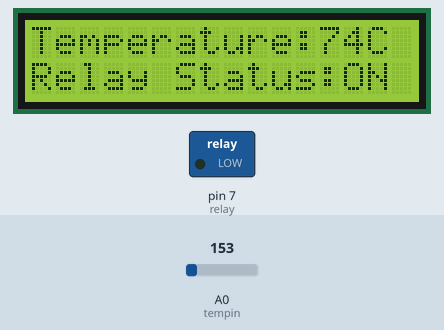
Recording of a sketch running on a simulated Arduino Uno, built with avr-gcc and run on an emulated ATmega328P. On the bench: 16×2 character LCD, switched loads named in the sketch (green lamp = pin HIGH). Inputs (shaded band) come from the test bench; at power-on: A0 (tempin) = 153. What the sketch prints to the serial monitor is not drawn.

Above: at 1.2 s.
1.3 s: A0 (tempin) set to 187
At 3.7 s:
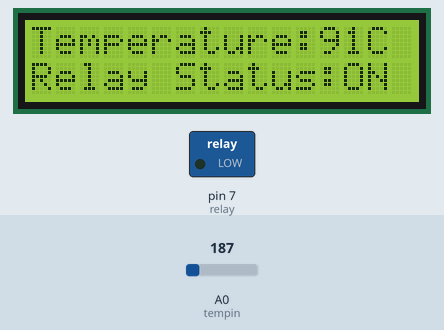
9.0 s: A0 (tempin) set to 220
At 10.0 s:
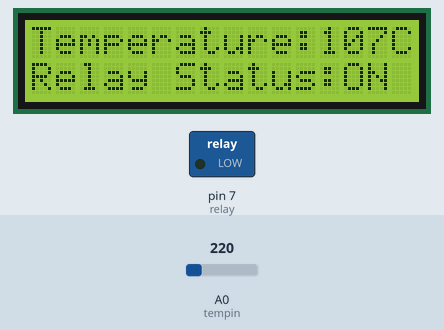
13.5 s: A0 (tempin) set to 191
At 16.2 s:
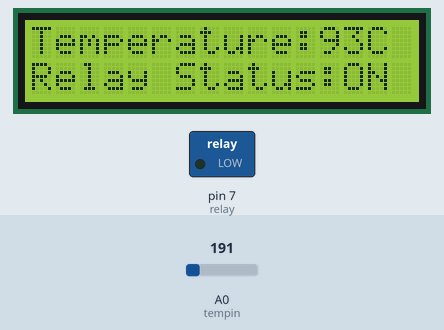
Timing chart, 0 to 17.7 s (numbered marks = the images above; inputs shaded):
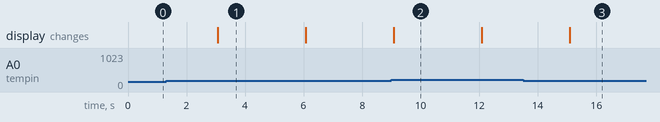

Measured:
- after the input at 1.3 s, the display: first differs from a run without the input after 1.8 s (image 1)
- after the input at 9.0 s, the display: first differs from a run without the input after 0.09 s (image 2)
- after the input at 13.5 s, the display: first differs from a run without the input after 1.6 s (image 3)
- what the display in image 1 shows lasts 3.0 s, from 3.1 s to 6.1 s

The sketch:

sketch_apr07a.ino
```cpp
#include <LiquidCrystal.h>

LiquidCrystal lcd(13, 12, 11, 10, 9, 8);
int tempin = A0; // the output pin of TMP36
int temp;
int cel;
int tempmax = 49.152;
int tempmin = 34.816;
int relay = 7;
void setup() {
  pinMode(tempin, INPUT);
  Serial.begin(9600);
  lcd.begin(16, 2);
  pinMode(relay, OUTPUT);

}

void loop() {
  temp = analogRead(tempin);
  cel = temp * 0.48828125;
  Serial.print(cel);
  Serial.println();


  if (temp < tempmin || temp > tempmax ) {
    lcd.setCursor(0, 1);// move cursor to next line
    lcd.print("Relay Status:");
    lcd.print("ON"); // display the temperature
    digitalWrite(relay, LOW);
  }


   else{
    lcd.setCursor(0, 1);// move cursor to next line
    lcd.print("Relay Status:");
    lcd.print("OFF"); // display the temperature
    digitalWrite(relay, HIGH);
   }

  lcd.setCursor(0, 0);
  lcd.print("Temperature:");
  lcd.print(cel); // display the temperature
  lcd.print("C ");
  delay(3000);
  lcd.clear();
}
```
